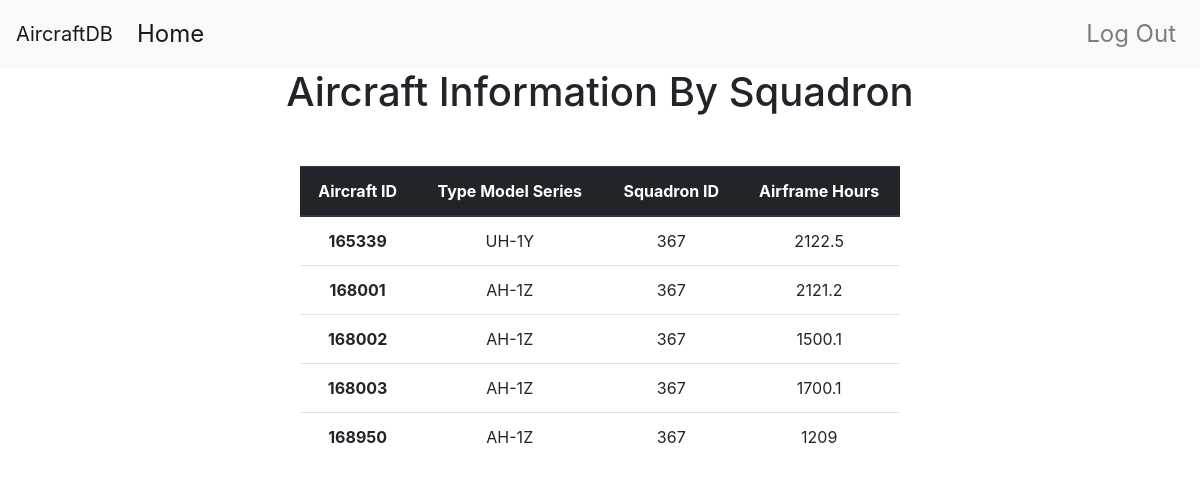
/mechanic/aircraft (signed in), run on the app's committed database.
### app/models.py (models this page shows, shortened)
class Aircraft(db.Model):
    __tablename__= 'aircrafts'
    aircraft_id = db.Column(db.Integer, primary_key=True)
    t_m_s = db.Column(db.String(64))
    squadron_id = db.Column(db.Integer, db.ForeignKey('squadron.id'))
    airframe_hours = db.Column(db.Integer)
    '''
    Insert aircraft data into the database
    '''

### app/main/views.py (the view)
@main.route('/mechanic/aircraft')
def mechanic_get_aircraft():
    squadron_id = current_user.squadron_id
    result=[]
    sql = "SELECT * FROM aircraft_view WHERE squadron_id = ?"
    c = db.engine.connect()
    for row in c.execute(sql, (squadron_id,)):
        result.append(row)
    return render_template('mechanic/aircraft.html', result=result)

### app/models.py (called while the page is built)
@login_manager.user_loader
def user_loader(id):
    return User.query.get(id)

### app/templates/mechanic/aircraft.html
{% extends "base.html" %}
{% block page_content %}
<div class="table_heading">
    <h1>Aircraft Information By Squadron </h1>
</div>
  <div class="second-container">
    <table class="table">
    <thead class="thead-dark">
      <tr>
        <th scope="col">Aircraft ID</th>
        <th scope="col">Type Model Series</th>
        <th scope="col">Squadron ID</th>
        <th scope="col">Airframe Hours</th>
      </tr>
    </thead>
    <tbody>
    {% for aircraft in result %}
      <tr>
        <th scope="row"> {{aircraft.aircraft_id}} </th>
        <td>{{aircraft.t_m_s}}</td>
        <td>{{aircraft.squadron_id}}</td>
        <td>{{aircraft.airframe_hours}}</td>
        {% endfor %}
    </tbody>
  </table>
  </div>
{% endblock %}

### app/static/style.css (style rules this page uses)
div.second-container { margin-top: 50px; text-align: center; }
div.second-container table { width: 50%; margin: auto; float: none;; }
div.table_heading { text-align: center }

### data on the page
Aircraft: aircraft_id "165339", t_m_s "UH-1Y", squadron_id "367", airframe_hours "2122.5"
Aircraft: aircraft_id "168001", t_m_s "AH-1Z", squadron_id "367", airframe_hours "2121.2"
Aircraft: aircraft_id "168002", t_m_s "AH-1Z", squadron_id "367", airframe_hours "1500.1"
Aircraft: aircraft_id "168003", t_m_s "AH-1Z", squadron_id "367", airframe_hours "1700.1"
Aircraft: aircraft_id "168950", t_m_s "AH-1Z", squadron_id "367", airframe_hours "1209"
